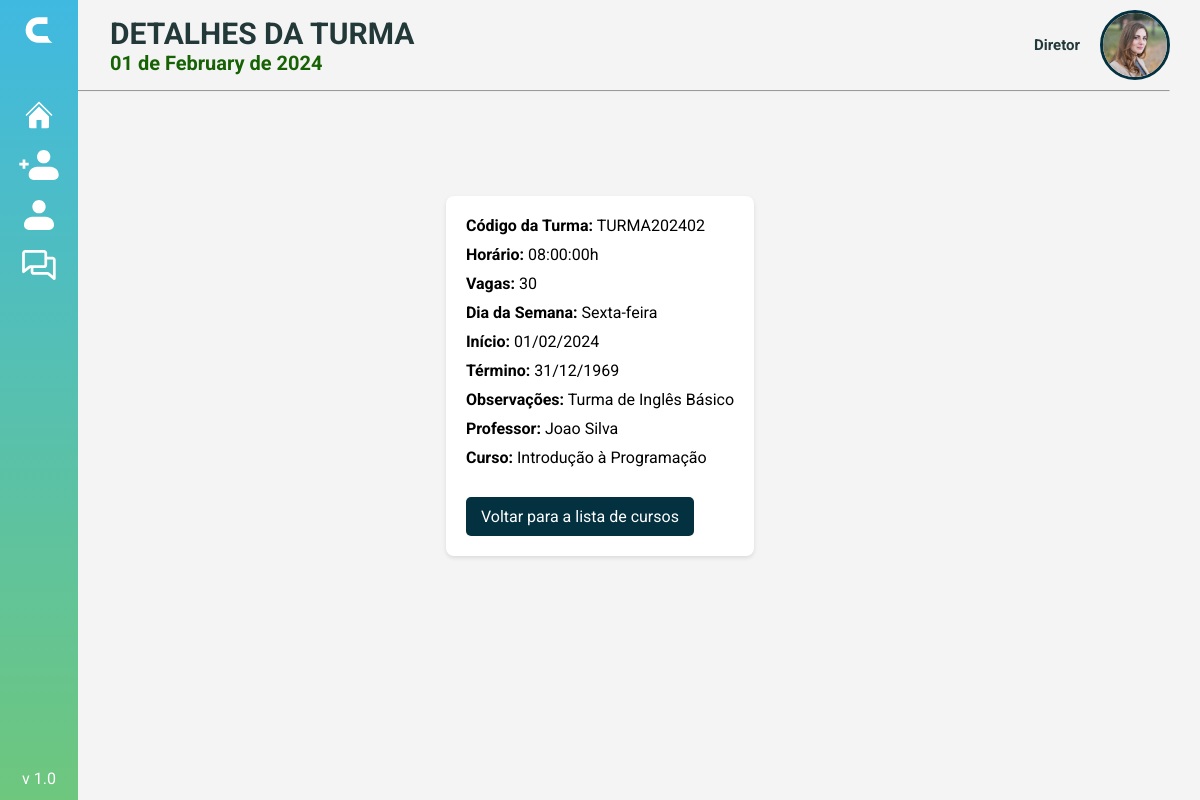
/PAGES/s_turma_detalhes.php?id=TURMA202402 (signed in), run on the app's committed database.
### tables this page shows
CREATE TABLE Turma (
  Turma_Cod CHAR(12) NOT NULL,
  Turma_Horario TIME NOT NULL,
  Turma_Vagas INT NOT NULL,
  Turma_Dias INT(3) NOT NULL,
  Turma_Obs VARCHAR(1000) NULL,
  Turma_Inicio DATE NOT NULL,
  Turma_Status CHAR(1) DEFAULT 1,
  Turma_Registro DATETIME NOT NULL DEFAULT CURRENT_TIMESTAMP,
  PRIMARY KEY (Turma_Cod),
  Usuario_Usuario_cd int not null,  
  curso_cd int not null,  
  foreign key (Usuario_Usuario_cd) references Usuario(Usuario_id),
  foreign key (curso_cd) references Curso(curso_id)
);

CREATE TABLE DiasSemana (
    id_dia INT PRIMARY KEY,
    nome_dia VARCHAR(20)
);

CREATE TABLE Usuario (
  Usuario_id INT NOT NULL AUTO_INCREMENT,
  Usuario_Nome VARCHAR(80) NOT NULL,
  Usuario_Apelido VARCHAR (50) NOT NULL,
  Usuario_Email VARCHAR(100) NOT NULL,
  Usuario_Sexo CHAR(1) NOT NULL,
  Usuario_Cpf CHAR(11) NOT NULL,
  Usuario_Rg VARCHAR(10) NOT NULL,
  Usuario_Nascimento DATE NOT NULL,
  Usuario_EstadoCivil VARCHAR(20) NOT NULL,
  Usuario_Fone VARCHAR(13) NOT NULL,
  Usuario_Fone_Recado VARCHAR(13) NULL,
  Usuario_Login VARCHAR(100) NOT NULL,
  Usuario_Senha VARCHAR(45) NOT NULL,
  Responsavel_Respon_cd INT NULL,
  Usuario_Obs VARCHAR(5000) NULL,
  Enderecos_Enderecos_cd INT NOT NULL,
  Usuario_Usuario_cd INT NOT NULL COMMENT 'Funcionario que cadastrou - automatico',
  Usuario_Status CHAR(1) DEFAULT 1,
  Usuario_Foto VARCHAR(255) NULL,
  PRIMARY KEY (Usuario_id),
  UNIQUE INDEX Aluno_Cpf_UNIQUE (Usuario_Cpf ASC),
  UNIQUE INDEX Aluno_Email_UNIQUE (Usuario_Email ASC),
  UNIQUE INDEX Usuario_Login_UNIQUE (Usuario_Login ASC),
  CONSTRAINT fk_Usuario_Responsavel1 FOREIGN KEY (Responsavel_Respon_cd) REFERENCES Responsavel (Respon_id),
  CONSTRAINT fk_Usuario_Enderecos1 FOREIGN KEY (Enderecos_Enderecos_cd) REFERENCES Enderecos (Enderecos_id),
  CONSTRAINT fk_Usuario_Usuario1 FOREIGN KEY (Usuario_Usuario_cd) REFERENCES Usuario (Usuario_id)
);

CREATE TABLE Curso (
  Curso_id INT NOT NULL AUTO_INCREMENT,
  Curso_Nome VARCHAR(100) NOT NULL,
  Curso_Sigla CHAR(3) NOT NULL,
  Curso_Carga_horaria INT(10) NOT NULL,
  Curso_Desc VARCHAR(50) NOT NULL,
  Curso_Duracao INT NOT NULL,
  Curso_PreRequisito VARCHAR(5000) NOT NULL,
  Curso_Registro DATETIME NOT NULL DEFAULT CURRENT_TIMESTAMP,
  Curso_Status CHAR(1) DEFAULT 1,
  PRIMARY KEY (Curso_id)
);

### PHP/data.php (called while the page is built, shortened)
<?php
    $data = date('Y-m-d');
    $numeroDia = date('d', strtotime($data));
    $nomeMes = strftime('%B', strtotime($data));
    $ano = date('Y', strtotime($data));
    $date = $numeroDia . ' de ' . $nomeMes . ' de ' . $ano;
?>

### PAGES/s_turma_detalhes.php (the view, shortened to what this page needs)
<!DOCTYPE html>
<html lang="pt-BR">
<head>
    <link rel="stylesheet" href="../PHP/sidebar/menu.css">
    <link rel="stylesheet" href="../STYLE/botao.css" />
    <link rel="stylesheet" href="../STYLE/data.css">
    <link rel="stylesheet" href="https://cdnjs.cloudflare.com/ajax/libs/font-awesome/6.3.0/css/all.min.css"
 />
    <link href='https://unpkg.com/boxicons@2.0.7/css/boxicons.min.css' rel='stylesheet'>
    <link rel="stylesheet" href="../STYLE/style_home.css">
</head>
<body>
<?php include('../PHP/data.php');?>
<?php include('../PHP/sidebar/menu.php');?>
<?php include('../PHP/dropdown.php');?>
<?php
    include '../conexao.php';
    if (isset($_GET['id'])) {
        $id_turma = $_GET['id'];
        $query = "SELECT Turma.*, DiasSemana.nome_dia AS Dia_Semana
                  FROM Turma
                  INNER JOIN DiasSemana ON Turma.turma_dias = DiasSemana.id_dia
                  WHERE Turma.Turma_Cod = '$id_turma'";
        $querynomecurso = "SELECT curso_nome
                            FROM curso
                            INNER JOIN turma ON curso_cd = turma.curso_cd
                            WHERE turma.Turma_Cod = '$id_turma'";
        $querynomeprofessor = "SELECT Usuario_Nome AS Nome_Professor
                                FROM Usuario
                                INNER JOIN Turma ON Usuario.Usuario_ID = Turma.Usuario_Usuario_cd
                                WHERE Turma.Turma_Cod = '$id_turma'";
        $result = mysqli_query($conn, $query);
        if (mysqli_num_rows($result) > 0) {
            $turma = mysqli_fetch_assoc($result);
            $nome_curso_result = mysqli_query($conn, $querynomecurso);
            if ($nome_curso_result) {
                $row = mysqli_fetch_assoc($nome_curso_result);
                $nome_curso = $row['curso_nome'];
            } else {
                $nome_curso = "Curso não encontrado";
            }
            $nome_professor_result = mysqli_query($conn, $querynomeprofessor);
            if ($nome_professor_result) {
                $row = mysqli_fetch_assoc($nome_professor_result);
                $nome_professor = $row['Nome_Professor'];
            } else {
                $nome_professor = "Professor não encontrado";
            }
            $data_inicio = date('d/m/Y', strtotime($turma['Turma_Inicio']));
            $data_termino = date('d/m/Y', strtotime($turma['Turma_Termino']));
        }
    }
?>
<header>
    <div class="title">
        <div class="nomedata closed">
            <h1>DETALHES DA TURMA</h1>
            <div class="php">
                <?php echo $date;?>
            </div>
        </div>
        <div class="user">
            <?php echo $dropdown;?>
        </div>
    </div>
    <hr>
</header>
<div>
    <?php echo $sidebarHTML;?>
</div>
<main>
    <div class="course-details">
    <?php if(isset($turma)) : ?>
        <ul>
            <li><strong>Código da Turma:</strong> <?php echo $turma['Turma_Cod']; ?></li>
            <li><strong>Horário:</strong> <?php echo $turma['Turma_Horario']; ?>h</li>
            <li><strong>Vagas:</strong> <?php echo $turma['Turma_Vagas']; ?></li>
            <li><strong>Dia da Semana:</strong> <?php echo $turma['Dia_Semana']; ?></li>
            <li><strong>Início:</strong> <?php echo $data_inicio; ?></li>
            <li><strong>Término:</strong> <?php echo $data_termino; ?></li>
            <li><strong>Observações:</strong> <?php echo $turma['Turma_Obs']; ?></li>
            <li><strong>Professor:</strong> <?php echo $nome_professor; ?></li>
            <li><strong>Curso:</strong> <?php echo $nome_curso; ?></li>
        </ul>
        <p class="back-link" onclick="voltar()">Voltar para a lista de cursos</p>
    <?php else : ?>
        <p>Nenhum detalhe da turma encontrado.</p>
    <?php endif; ?>
    </div>
</main>
</body>
</html>

### PHP/sidebar/menu.css (style rules this page uses)
* { margin: 0; padding: 0; box-sizing: border-box; }

### STYLE/data.css (style rules this page uses)
.php { color: #176204; font-size: 20px; font-weight: bold; }

### STYLE/style_home.css (style rules this page uses)
* { margin: 0; padding: 0; box-sizing: border-box; font-family: 'Roboto', sans-serif; }
:root { --cor-primaria: #043140; --cor-secundaria: #176204; --cor-fundo: #F4F4F4; }
body { height: auto; display: flex; flex-direction: column; align-items: center; background-color: var(--cor-fundo); }
header { display: flex; width: 100%; flex-direction: column; justify-content: center; align-items: center; }
.nomedata { display: flex; flex-direction: column; margin-left: 250px; transition: margin-left 0.5s ease; }
.nomedata.closed { margin-left: 80px; }
.title { margin: 0; display: flex; justify-content: space-between; width: 100%; align-items: center; padding: 10px 30px; }
.title h1 { font-size: 30px; font-weight: bold; color: #233939; }
.user { display: flex; align-items: center; }
hr { background-color: #313131; width: 95%; height: 1px; }
main { width: 90%; height: 80%; align-items: center; display: flex; flex-wrap: wrap; max-width: 1000px; justify-content: center; margin: 7% 0; }

### PAGES/s_turma_detalhes.php (style rules this page uses)
.course-details { max-width: 800px; margin: 20px auto; padding: 20px; background: #fff; box-shadow: 0 2px 4px rgba(0, 0, 0, 0.1); border-radius: 8px; }
.course-details ul { list-style-type: none; padding: 0; }
.course-details ul li { margin-bottom: 10px; font-size: 16px; }
.course-details .back-link { display: inline-block; margin-top: 20px; padding: 10px 15px; background-color: #043140; color: #fff; border-radius: 5px; text-decoration: none; cursor: pointer; }

### data on the page
turma: Turma_Cod "TURMA202402", Turma_Horario "08:00:00", Turma_Vagas "30", diassemana.nome_dia "Sexta-feira", Turma_Inicio "01/02/2024", Turma_Termino "31/12/1969", Turma_Obs "Turma de Inglês Básico"
usuario: Usuario_Nome "Joao Silva"
curso: Curso_Nome "Introdução à Programação"

### other printed values
$date "01 de February de 2024"
$Nome "Diretor"
